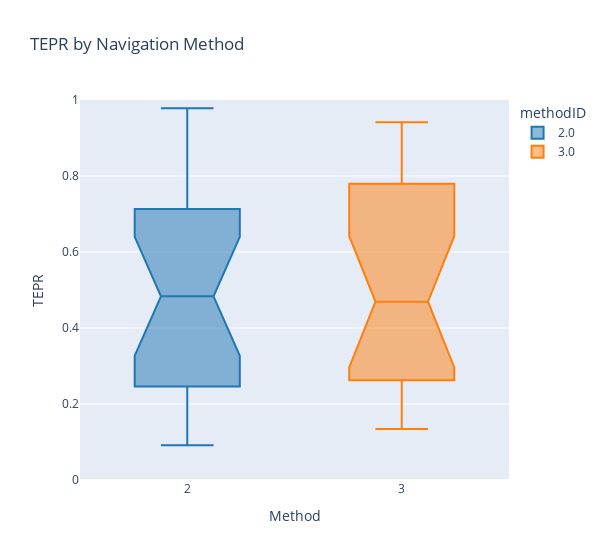

Notebook code cell kept with this figure:
### Code cell
df = method_data_nav.loc[(slice(None), slice(None)), 'adj_pupil'].reset_index('methodID')
nav_tepr_fig = px.box(df, x='methodID', y ='adj_pupil', color='methodID', notched=True, title='TEPR by Navigation Method', color_discrete_sequence=px.colors.qualitative.D3)
nav_tepr_fig.update_yaxes(range=[0,1.0])
nav_tepr_fig.update_layout(
    xaxis_title='Method',
    yaxis_title='TEPR',
    width=600,
)
nav_tepr_fig.show()

### Figure 1 — Plotly figure (JSON) as saved in the notebook; plotly's stock layout.template omitted (floating-point values rounded to 4 significant figures)
{"data": [{"alignmentgroup": "True", "hovertemplate": "methodID=%{x}<br>adj_pupil=%{y}<extra></extra>", "legendgroup": "2.0", "marker": {"color": "#1F77B4"}, "name": "2.0", "notched": true, "offsetgroup": "2.0", "orientation": "v", "showlegend": true, "type": "box", "x": [2, 2, 2, 2, 2, 2, 2, 2, 2, 2, 2, 2, 2, 2, 2, 2, 2, 2, 2, 2, 2, 2], "x0": " ", "xaxis": "x", "y": [0.9782, 0.4471, 0.8732, 0.7134, 0.5137, 0.153, 0.588, 0.2792, 0.453, 0.09455, 0.6535, 0.0914, 0.6961, 0.4405, 0.3294, 0.8754, 0.246, 0.8887, 0.5182, 0.8539, 0.1976, 0.2355], "y0": " ", "yaxis": "y"}, {"alignmentgroup": "True", "hovertemplate": "methodID=%{x}<br>adj_pupil=%{y}<extra></extra>", "legendgroup": "3.0", "marker": {"color": "#FF7F0E"}, "name": "3.0", "notched": true, "offsetgroup": "3.0", "orientation": "v", "showlegend": true, "type": "box", "x": [3, 3, 3, 3, 3, 3, 3, 3, 3, 3, 3, 3, 3, 3, 3, 3, 3, 3, 3, 3, 3, 3], "x0": " ", "xaxis": "x", "y": [0.7773, 0.4473, 0.8114, 0.9415, 0.679, 0.1341, 0.4246, 0.2127, 0.2152, 0.2448, 0.8663, 0.1826, 0.7793, 0.3281, 0.336, 0.8458, 0.4909, 0.804, 0.65, 0.6283, 0.2624, 0.3149], "y0": " ", "yaxis": "y"}], "layout": {"boxmode": "overlay", "legend": {"title": {"text": "methodID"}, "tracegroupgap": 0}, "title": {"text": "TEPR by Navigation Method"}, "width": 600, "xaxis": {"anchor": "y", "categoryarray": [2, 3], "categoryorder": "array", "domain": [0, 1], "title": {"text": "Method"}}, "yaxis": {"anchor": "x", "domain": [0, 1], "range": [0, 1], "title": {"text": "TEPR"}}}}
